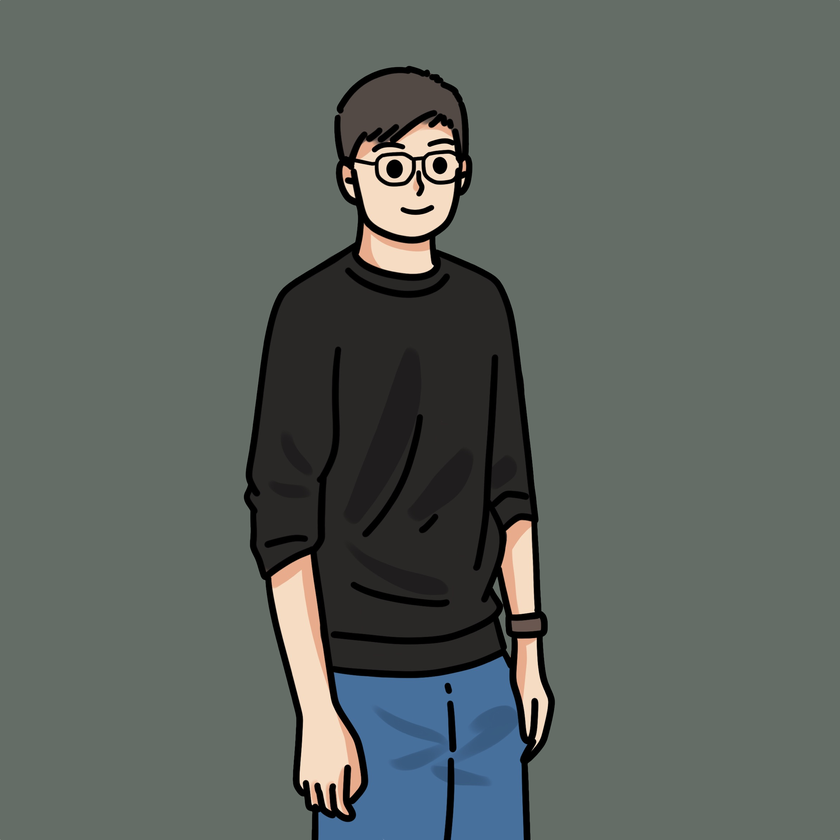
#> input picture canny/g.png, 840 x 840 px, shrunk from 2341 x 2341 before the run
$ python edge_detect.py
#> lines starting #> are read from the running program, lines starting #| are printed output that depends on the picture; after the words box and inside, x2 and y2 are one past the last pixel; in counts of white or black regions, pixels touching at a corner belong together
import skimage
import numpy as np
import matplotlib.pyplot as plt
from skimage import io, color, filters, feature, morphology, measure, segmentation, img_as_ubyte

# Read image
img = io.imread('g.png')
#> img is the input picture: shape (840, 840, 3); mean R, G, B 91.9, 99, 94.2

# Convert to grayscale
img_gray = color.rgb2gray(img)
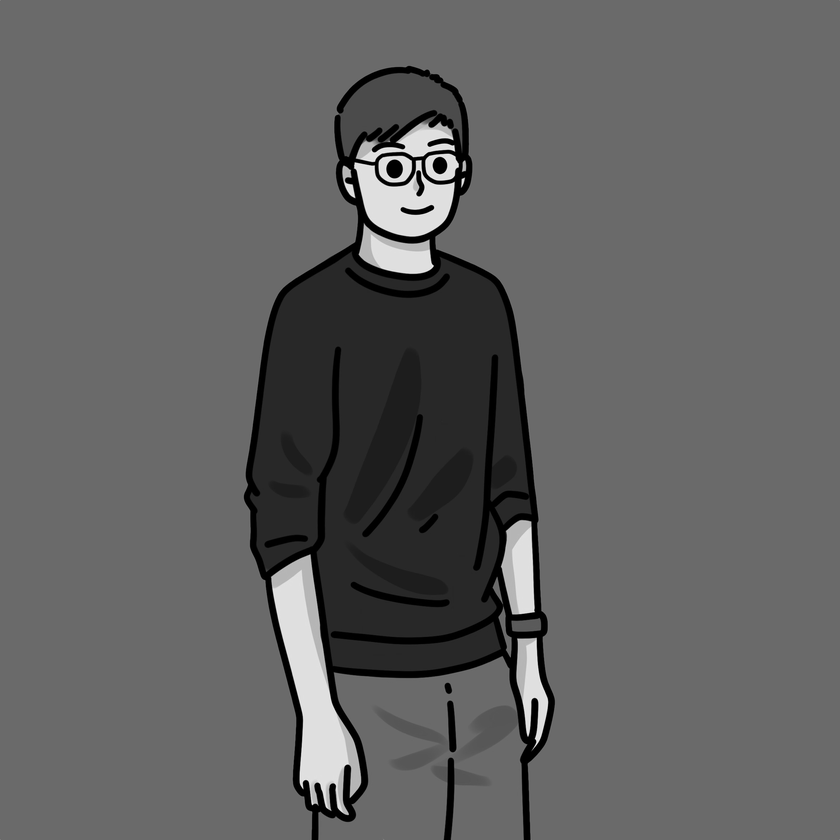
#> img_gray: shape (840, 840) float64; min 0, max 0.964, mean 0.381

# Apply Canny edge detection
edges = feature.canny(img_gray, sigma=3)
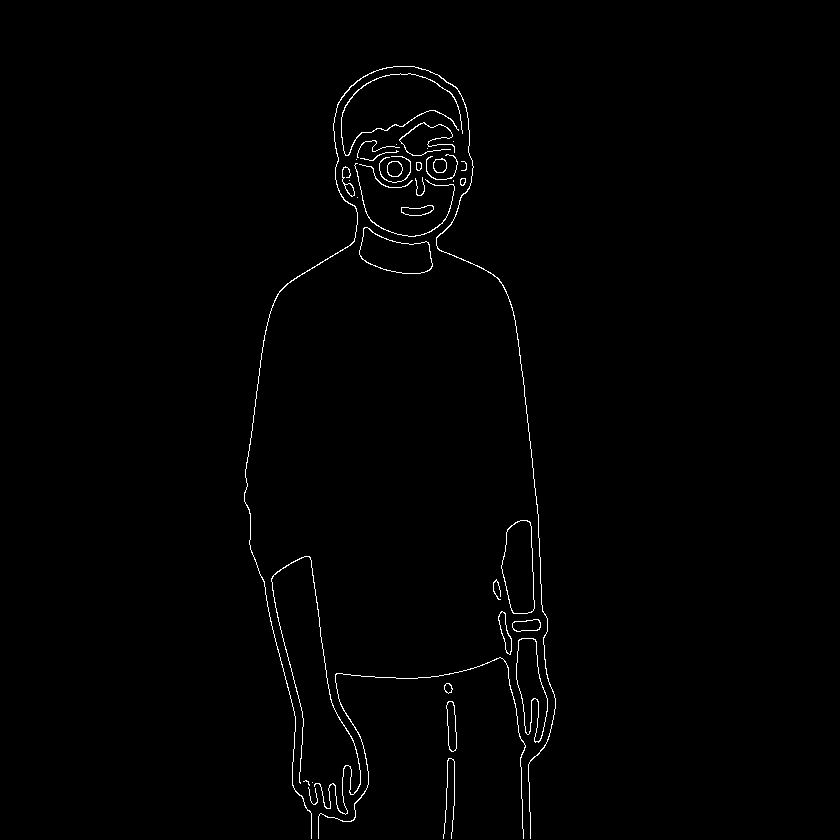
#> edges: shape (840, 840) bool; 0.88% white in thin lines or dots, all inside (x1, y1, x2, y2) = (244, 66, 556, 839)

plt.imshow(edges, cmap='gray')
